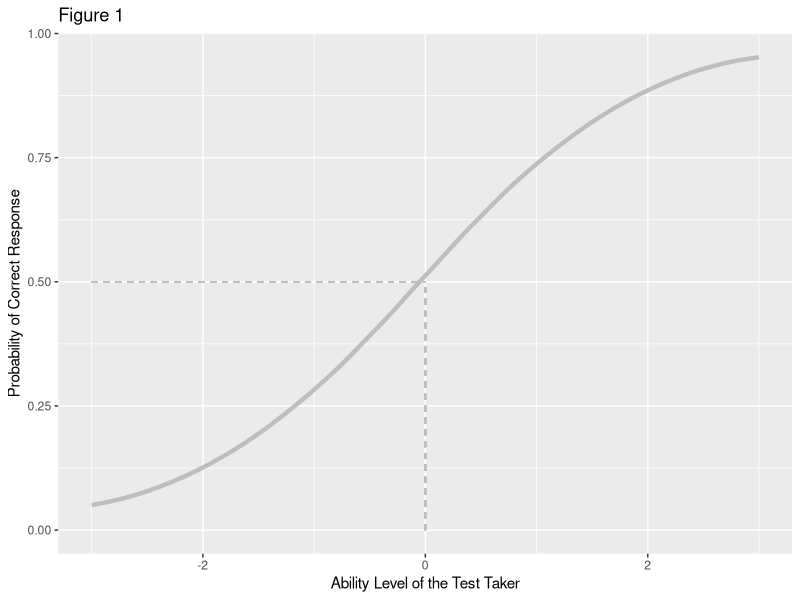

The R script that drew this image:
## ---- chunk 1
#load libraries here:
library(ggplot2)

## ---- chunk 2
#load data set here:
df =read.csv("tucci.csv")

## ---- chunk 3
ggplot(df, aes(x = ability, y = prob_c)) +
  geom_smooth(size = 1.5, color = "grey") +
  geom_segment(aes(x = 0, xend = 0, y = 0, yend = 0.50), color = "grey", linetype = "dashed") + 
  geom_segment(aes(x = -3, xend = 0, y = 0.5, yend = 0.50), color = "grey", linetype = "dashed") +
  labs(title = "Figure 1",
       x = "Ability Level of the Test Taker",
       y = "Probability of Correct Response")
